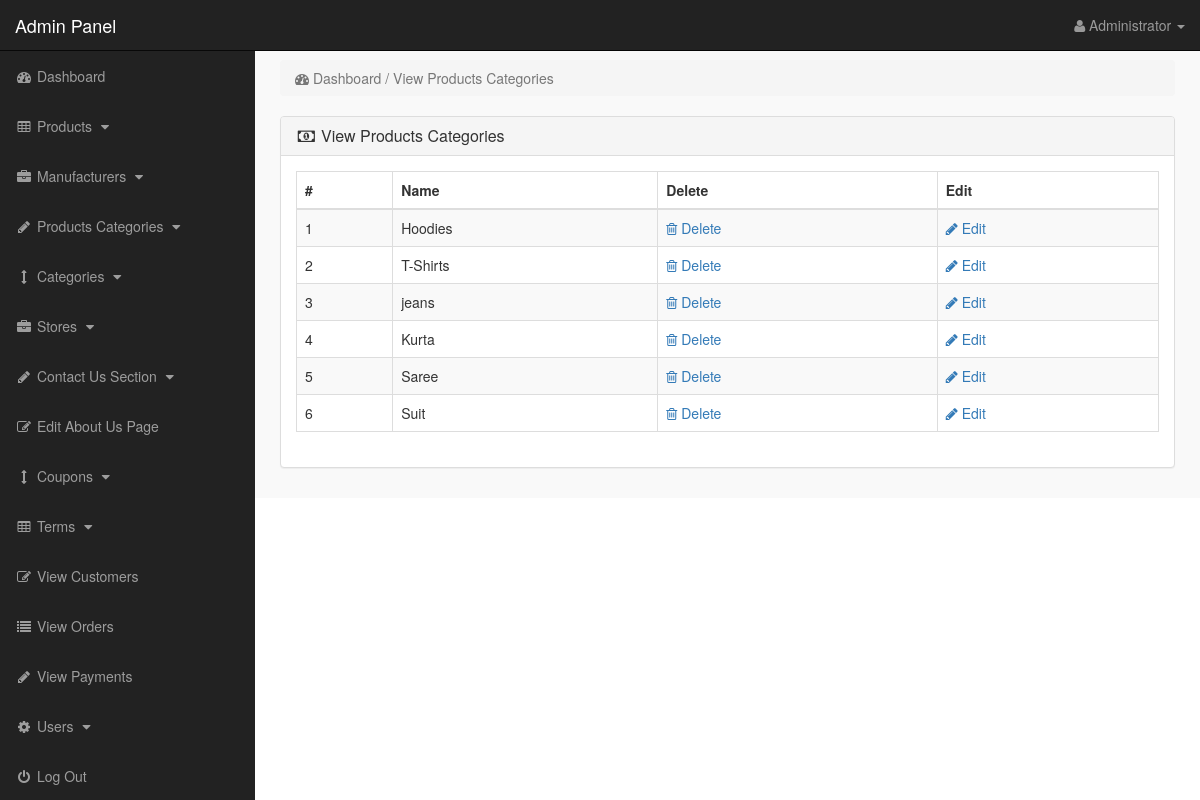
Screenshot of /admin_area/index.php?view_p_cats (signed in) with the database file from the repository.
### tables this page shows
CREATE TABLE `product_categories` (
  `p_cat_id` int(10) NOT NULL,
  `p_cat_title` text NOT NULL,
  `p_cat_top` text NOT NULL,
  `p_cat_image` text NOT NULL
);

### admin_area/view_p_cats.php (the view)
<?php
if(!isset($_SESSION['admin_email'])){
echo "<script>window.open('login.php','_self')</script>";
}
else {
?>
<div class="row">
<div class="col-lg-12">
<ol class="breadcrumb">
<li class="active">
<i class="fa fa-dashboard"></i> Dashboard / View Products Categories
</li>
</ol>
</div>
</div>
<div class="row">
<div class="col-lg-12">
<div class="panel panel-default">
<div class="panel-heading">
<h3 class="panel-title">
<i class="fa fa-money fa-fw"> </i> View Products Categories
</h3>
</div>
<div class="panel-body">
<div class="table-responsive">
<table class="table table-bordered table-hover table-striped">
<thead>
<tr>
<th>#</th>
<th>Name</th>
<th>Delete</th>
<th>Edit</th>
</tr>
</thead>
<tbody>
<?php
$i=0;
$get_p_cats = "select * from product_categories";
$run_p_cats = mysqli_query($con,$get_p_cats);
while($row_p_cats = mysqli_fetch_array($run_p_cats)){
$p_cat_id = $row_p_cats['p_cat_id'];
$p_cat_title = $row_p_cats['p_cat_title'];
$i++;
?>
<tr>
<td> <?php echo $i; ?> </td>
<td> <?php echo $p_cat_title; ?> </td>
<td>
<a href="index.php?delete_p_cat=<?php echo $p_cat_id; ?>">
<i class="fa fa-trash-o"></i> Delete
</a>
</td>
<td>
<a href="index.php?edit_p_cat=<?php echo $p_cat_id; ?>">
<i class="fa fa-pencil"></i> Edit
</a>
</td>
</tr>
<?php } ?>
</tbody>
</table>
</div>
</div>
</div>
</div>
</div>
<?php } ?>

### admin_area/includes/sidebar.php (shortened to what this page needs)
<?php
if(!isset($_SESSION['admin_email'])){
echo "<script>window.open('login.php','_self')</script>";
}
else {
?>
<nav class="navbar navbar-inverse navbar-fixed-top" >
<div class="navbar-header" >
<a class="navbar-brand" href="index.php?dashboard" >Admin Panel</a>
</div>
<ul class="nav navbar-right top-nav" >
<li class="dropdown" >
<a href="#" class="dropdown-toggle" data-toggle="dropdown" >
<i class="fa fa-user" ></i>
<?php echo $admin_name; ?> <b class="caret" ></b>
</a>
</li>
</ul>
<div class="collapse navbar-collapse navbar-ex1-collapse">
<ul class="nav navbar-nav side-nav">
<li>
<a href="index.php?dashboard">
<i class="fa fa-fw fa-dashboard"></i> Dashboard
</a>
</li>
<li>
<a href="#" data-toggle="collapse" data-target="#products">
<i class="fa fa-fw fa-table"></i> Products
<i class="fa fa-fw fa-caret-down"></i>
</a>
</li>
<li>
<a href="#" data-toggle="collapse" data-target="#manufacturers">
<i class="fa fa-fw fa-briefcase"></i> Manufacturers
<i class="fa fa-fw fa-caret-down"></i>
</a>
</li>
<li>
<a href="#" data-toggle="collapse" data-target="#p_cat">
<i class="fa fa-fw fa-pencil"></i> Products Categories
<i class="fa fa-fw fa-caret-down"></i>
</a>
</li>
<li>
<a href="#" data-toggle="collapse" data-target="#cat">
<i class="fa fa-fw fa-arrows-v"></i> Categories
<i class="fa fa-fw fa-caret-down"></i>
</a>
</li>
<li>
<a href="#" data-toggle="collapse" data-target="#store">
<i class="fa fa-fw fa-briefcase"></i> Stores
<i class="fa fa-fw fa-caret-down"></i>
</a>
</li>
<li>
<a href="#" data-toggle="collapse" data-target="#contact_us">
<i class="fa fa-fw fa-pencil"> </i> Contact Us Section
<i class="fa fa-fw fa-caret-down"></i>
</a>
</li>
<li>
<a href="index.php?edit_about_us">
<i class="fa fa-fw fa-edit"></i> Edit About Us Page
</a>
</li>
<li>
<a href="#" data-toggle="collapse" data-target="#coupons">
<i class="fa fa-fw fa-arrows-v"></i> Coupons
<i class="fa fa-fw fa-caret-down"></i>
</a>
</li>
<li>
<a href="#" data-toggle="collapse" data-target="#terms" >
<i class="fa fa-fw fa-table"></i> Terms
<i class="fa fa-fw fa-caret-down"></i>
</a>
</li>
<li>
<a href="index.php?view_customers">
<i class="fa fa-fw fa-edit"></i> View Customers
</a>
</li>
<li>
<a href="index.php?view_orders">
<i class="fa fa-fw fa-list"></i> View Orders
</a>
</li>
<li>
<a href="index.php?view_payments">
<i class="fa fa-fw fa-pencil"></i> View Payments
</a>
</li>
<li>
<a href="#" data-toggle="collapse" data-target="#users">
<i class="fa fa-fw fa-gear"></i> Users
<i class="fa fa-fw fa-caret-down"></i>
</a>
</li>
<li>
<a href="logout.php">
<i class="fa fa-fw fa-power-off"></i> Log Out
</a>
</li>
</ul>
</div>
</nav>
<?php } ?>

### admin_area/css/style.css (style rules this page uses)
body { margin-top:100px; }
@media (min-width: 768px) { body { margin-top:50px; } }
.top-nav { padding:0 15px; }
.top-nav>li { display:inline-block; float:left; }
.top-nav>li>a { padding-top:15px; padding-bottom:15px; line-height:20px; color:#999; }
@media (min-width: 768px) { .side-nav { position:fixed; top:51px; width:255px; border-radius:0; overflow-y:auto; background-color: #222; bottom:0; overflow-x:hidden; padding-bottom:40px; } }
@media (min-width: 768px) { .side-nav>li>a { width:255px; } }
.panel-body { border-radius:5px; }

### rows the page displays
product_categories: p_cat_title "Hoodies"
product_categories: p_cat_title "T-Shirts"
product_categories: p_cat_title "jeans"
product_categories: p_cat_title "Kurta"
product_categories: p_cat_title "Saree"
product_categories: p_cat_title "Suit"

### other values shown
$admin_name "Administrator"
